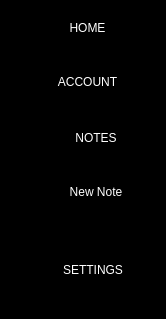
        <widget class="QFrame" name="left_side_menu">
         <property name="sizePolicy">
          <sizepolicy hsizetype="Fixed" vsizetype="Preferred">
           <horstretch>0</horstretch>
           <verstretch>0</verstretch>
          </sizepolicy>
         </property>
         <property name="minimumSize">
          <size>
           <width>0</width>
           <height>0</height>
          </size>
         </property>
         <property name="maximumSize">
          <size>
           <width>166</width>
           <height>16777215</height>
          </size>
         </property>
         <property name="font">
          <font>
           <stylestrategy>PreferAntialias</stylestrategy>
          </font>
         </property>
         <property name="layoutDirection">
          <enum>Qt::LeftToRight</enum>
         </property>
         <property name="styleSheet">
          <string notr="true">QFrame{
	background-color: #000;
}
QPushButton{
	padding: 20px 10px;
	border: none;
	border-radius: 10px;
	background-color: #000;
	color: #fff;
}
QPushButton:hover{
	background-color: rgb(0, 92, 157);
}
QPushButton:pressed {
	background-color:  rgb(0, 92, 157);
	border-bottom: 2px solid rgb(255, 165, 24);
}</string>
         </property>
         <property name="frameShadow">
          <enum>QFrame::Raised</enum>
         </property>
         <layout class="QFormLayout" name="formLayout_2">
          <property name="horizontalSpacing">
           <number>0</number>
          </property>
          <property name="verticalSpacing">
           <number>0</number>
          </property>
          <property name="leftMargin">
           <number>3</number>
          </property>
          <property name="topMargin">
           <number>0</number>
          </property>
          <property name="rightMargin">
           <number>0</number>
          </property>
          <property name="bottomMargin">
           <number>0</number>
          </property>
          <item row="0" column="0">
           <widget class="QFrame" name="left_menu_top_buttons">
            <property name="minimumSize">
             <size>
              <width>0</width>
              <height>103</height>
             </size>
            </property>
            <property name="maximumSize">
             <size>
              <width>16777215</width>
              <height>124</height>
             </size>
            </property>
            <property name="frameShape">
             <enum>QFrame::StyledPanel</enum>
            </property>
            <property name="frameShadow">
             <enum>QFrame::Raised</enum>
            </property>
            <layout class="QFormLayout" name="formLayout_4">
             <property name="fieldGrowthPolicy">
              <enum>QFormLayout::AllNonFixedFieldsGrow</enum>
             </property>
             <property name="horizontalSpacing">
              <number>0</number>
             </property>
             <property name="verticalSpacing">
              <number>0</number>
             </property>
             <property name="leftMargin">
              <number>3</number>
             </property>
             <property name="topMargin">
              <number>0</number>
             </property>
             <property name="rightMargin">
              <number>0</number>
             </property>
             <property name="bottomMargin">
              <number>0</number>
             </property>
             <item row="1" column="0">
              <widget class="QPushButton" name="accounts_button">
               <property name="sizePolicy">
                <sizepolicy hsizetype="Minimum" vsizetype="Fixed">
                 <horstretch>0</horstretch>
                 <verstretch>0</verstretch>
                </sizepolicy>
               </property>
               <property name="minimumSize">
                <size>
                 <width>50</width>
                 <height>0</height>
                </size>
               </property>
               <property name="font">
                <font>
                 <pointsize>9</pointsize>
                </font>
               </property>
               <property name="styleSheet">
                <string notr="true">background-image: url(:/icons/icons/cil-user.png);
background-repeat: none;
padding-left: 50px;
background-position: center left;</string>
               </property>
               <property name="text">
                <string>ACCOUNT</string>
               </property>
              </widget>
             </item>
             <item row="0" column="0" colspan="2">
              <widget class="QPushButton" name="home_button">
               <property name="minimumSize">
                <size>
                 <width>50</width>
                 <height>0</height>
                </size>
               </property>
               <property name="font">
                <font>
                 <pointsize>9</pointsize>
                </font>
               </property>
               <property name="styleSheet">
                <string notr="true">background-image: url(:/icons/icons/cil-home.png);
background-repeat: none;
padding-left: 50px;
background-position: center left;</string>
               </property>
               <property name="text">
                <string>HOME</string>
               </property>
              </widget>
             </item>
            </layout>
           </widget>
          </item>
          <item row="1" column="0" colspan="2">
           <widget class="QFrame" name="left_menu_notes">
            <property name="sizePolicy">
             <sizepolicy hsizetype="Preferred" vsizetype="Preferred">
              <horstretch>0</horstretch>
              <verstretch>0</verstretch>
             </sizepolicy>
            </property>
            <property name="minimumSize">
             <size>
              <width>0</width>
              <height>0</height>
             </size>
            </property>
            <property name="font">
             <font>
              <pointsize>10</pointsize>
             </font>
            </property>
            <property name="frameShape">
             <enum>QFrame::StyledPanel</enum>
            </property>
            <property name="frameShadow">
             <enum>QFrame::Raised</enum>
            </property>
            <layout class="QFormLayout" name="formLayout">
             <property name="horizontalSpacing">
              <number>0</number>
             </property>
             <property name="verticalSpacing">
              <number>0</number>
             </property>
             <property name="leftMargin">
              <number>3</number>
             </property>
             <property name="topMargin">
              <number>0</number>
             </property>
             <property name="rightMargin">
              <number>0</number>
             </property>
             <property name="bottomMargin">
              <number>0</number>
             </property>
             <item row="0" column="0" colspan="2">
              <widget class="QPushButton" name="notes_button">
               <property name="minimumSize">
                <size>
                 <width>50</width>
                 <height>0</height>
                </size>
               </property>
               <property name="font">
                <font>
                 <pointsize>9</pointsize>
                </font>
               </property>
               <property name="styleSheet">
                <string notr="true">background-image: url(:/icons/icons/cil-notes.png);
background-repeat: none;
padding-left: 30px;
background-position: center left;</string>
               </property>
               <property name="text">
                <string>NOTES</string>
               </property>
               <property name="autoDefault">
                <bool>false</bool>
               </property>
               <property name="default">
                <bool>false</bool>
               </property>
               <property name="flat">
                <bool>false</bool>
               </property>
              </widget>
             </item>
             <item row="1" column="1">
              <widget class="QPushButton" name="newnoteBtn">
               <property name="minimumSize">
                <size>
                 <width>50</width>
                 <height>0</height>
                </size>
               </property>
               <property name="font">
                <font>
                 <pointsize>9</pointsize>
                 <kerning>true</kerning>
                </font>
               </property>
               <property name="layoutDirection">
                <enum>Qt::LeftToRight</enum>
               </property>
               <property name="styleSheet">
                <string notr="true">background-image: url(:/icons/icons/cil-library-add.png);
background-repeat: none;
padding-left: 30px;
background-position: center left;</string>
               </property>
               <property name="text">
                <string>New Note</string>
               </property>
               <property name="autoDefault">
                <bool>false</bool>
               </property>
               <property name="default">
                <bool>false</bool>
               </property>
               <property name="flat">
                <bool>false</bool>
               </property>
              </widget>
             </item>
            </layout>
           </widget>
          </item>
          <item row="2" column="0">
           <widget class="QFrame" name="frame">
            <property name="minimumSize">
             <size>
              <width>66</width>
              <height>99</height>
             </size>
            </property>
            <property name="frameShape">
             <enum>QFrame::StyledPanel</enum>
            </property>
            <property name="frameShadow">
             <enum>QFrame::Raised</enum>
            </property>
            <layout class="QVBoxLayout" name="verticalLayout_2">
             <item>
              <widget class="QPushButton" name="settings_button">
               <property name="enabled">
                <bool>true</bool>
               </property>
               <property name="sizePolicy">
                <sizepolicy hsizetype="Minimum" vsizetype="Preferred">
                 <horstretch>0</horstretch>
                 <verstretch>0</verstretch>
                </sizepolicy>
               </property>
               <property name="minimumSize">
                <size>
                 <width>50</width>
                 <height>0</height>
                </size>
               </property>
               <property name="styleSheet">
                <string notr="true">background-image: url(:/icons/icons/cil-settings.png);
background-repeat: none;
padding-left: 50px;
background-position: center left;</string>
               </property>
               <property name="text">
                <string>SETTINGS</string>
               </property>
              </widget>
             </item>
            </layout>
           </widget>
          </item>
         </layout>
        </widget>
